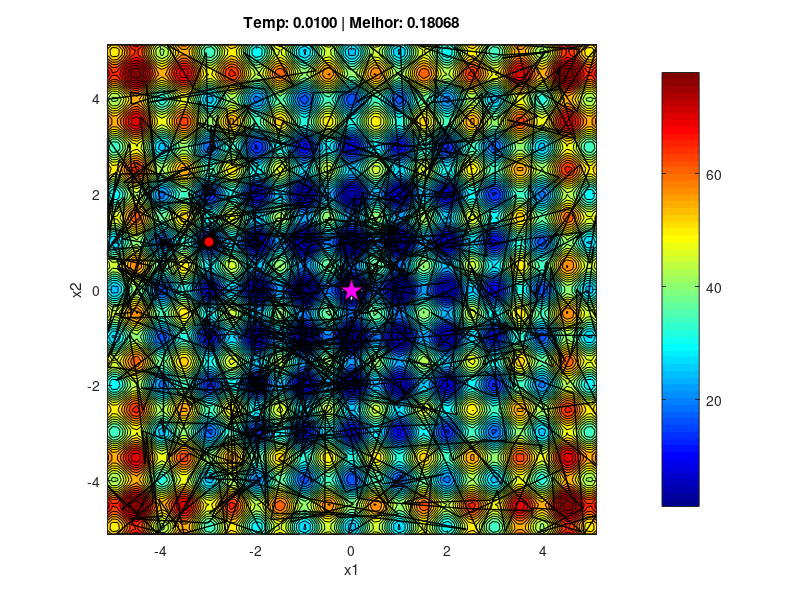
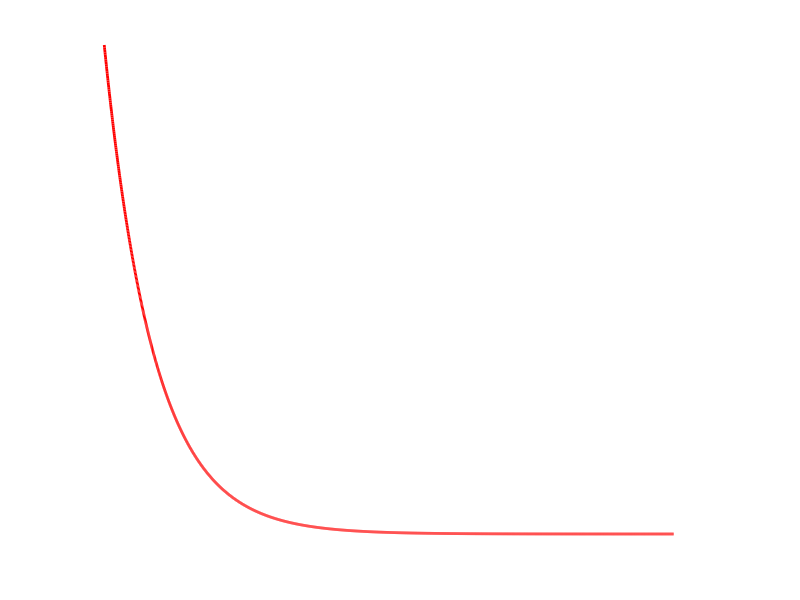
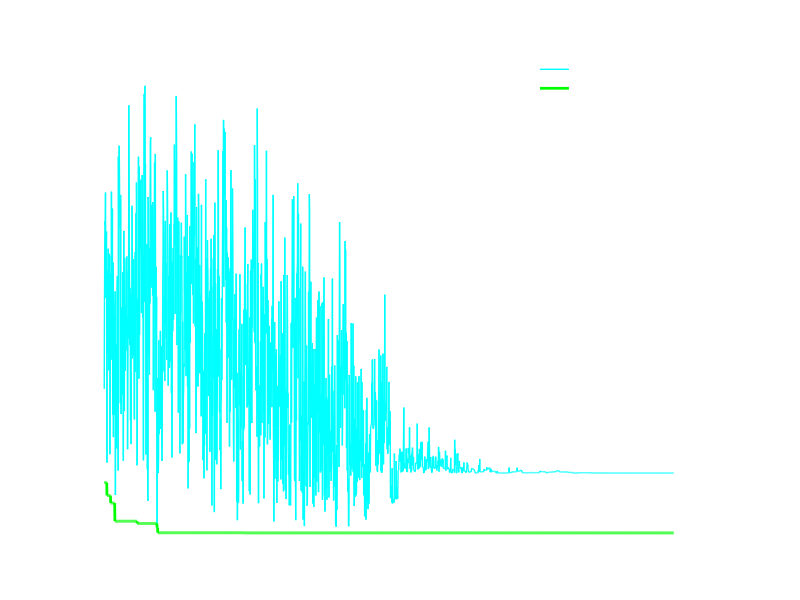

Here is the MATLAB script that generated these plots, in order:
% Visualização 2D do Simulated Annealing + Gráficos de Análise
clear; clc; close all;

% =========================================================================
% --- CONFIGURAÇÕES ---
% =========================================================================
OPCAO_FUNCAO = 2;  % 1 (Schaffer) ou 2 (Rastrigin)
VELOCIDADE = 1;    % 1 = Rápido (Resultado), 2 = Lento (Animação)

% Parâmetros do SA 
T_inicial = 1000;
T_min = 0.01;
alfa = 0.995;      
nRep = 20;
STEP_SIZE = 0.5; 

% Cores Dark Mode
BG_COLOR = [0.1 0.1 0.1]; 
AX_COLOR = [1 1 1]; 

if VELOCIDADE == 1, PAUSE_TIME = 0.001; else, PAUSE_TIME = 0.05; end

if OPCAO_FUNCAO == 1
    nome = 'Função 1 (Schaffer)';
    lim_min = -2.048; lim_max = 2.048;
    fobj = @(x,y) 0.5 + ((sin(sqrt(x.^2+y.^2))).^2-0.5) ./ ((1+0.001.*(x.^2+y.^2)).^2);
    n_cnt = 40;
else
    nome = 'Função 2 (Rastrigin)';
    lim_min = -5.12; lim_max = 5.12;
    fobj = @(x,y) 20 + (x.^2 - 10*cos(2*pi.*x)) + (y.^2 - 10*cos(2*pi.*y));
    n_cnt = 30;
end

fprintf('=== Visualização 2D SA: %s ===\n', nome);

% --- AMBIENTE 2D (ANIMAÇÃO) ---
figure('Name', ['Animação 2D SA - ' nome], 'Position', [50, 100, 700, 600]);
[X, Y] = meshgrid(linspace(lim_min, lim_max, 100));
Z = fobj(X, Y);

contourf(X, Y, Z, n_cnt); colormap jet; colorbar; hold on; 
axis equal; axis([lim_min lim_max lim_min lim_max]);
xlabel('x1'); ylabel('x2'); title([nome ' - Inicialização']);
plot(0, 0, 'w+', 'MarkerSize', 15, 'LineWidth', 2); % Alvo

% Inicialização Simulated Anealing
curr_x = lim_min + (lim_max - lim_min) * rand();
curr_y = lim_min + (lim_max - lim_min) * rand();
curr_fit = fobj(curr_x, curr_y);

best_x = curr_x; best_y = curr_y; best_fit = curr_fit;

% Históricos para gráficos finais
hist_T = [];
hist_best = [];
hist_curr = [];
iteracoes = [];
it_count = 0;

% Elementos Gráficos
h_path = plot(curr_x, curr_y, 'k-', 'LineWidth', 1);
h_curr = plot(curr_x, curr_y, 'ro', 'MarkerFaceColor', 'r', 'MarkerSize', 6);
h_best = plot(best_x, best_y, 'p', 'MarkerSize', 18, 'MarkerFaceColor', 'm', 'MarkerEdgeColor', 'k');

path_x = [curr_x]; path_y = [curr_y];

T = T_inicial;

% LOOP PRINCIPAL 
while T > T_min
    it_count = it_count + 1;
    
    for i = 1:nRep
        % Vizinho 
        nx = curr_x + (rand() - 0.5) * 2 * STEP_SIZE;
        ny = curr_y + (rand() - 0.5) * 2 * STEP_SIZE;
        nx = max(lim_min, min(lim_max, nx));
        ny = max(lim_min, min(lim_max, ny));
        
        nfit = fobj(nx, ny);
        dE = nfit - curr_fit;
        
        accept = false;
        if dE < 0
            accept = true;
            if nfit < best_fit
                best_fit = nfit; best_x = nx; best_y = ny;
                set(h_best, 'XData', best_x, 'YData', best_y);
            end
        else
            p = exp(-dE / T);
            if rand() < p
                accept = true;
            end
        end
        
        if accept
            curr_x = nx; curr_y = ny; curr_fit = nfit;
        end
    end
    
    % Atualizar Caminho Visual
    path_x(end+1) = curr_x; path_y(end+1) = curr_y;
    set(h_path, 'XData', path_x, 'YData', path_y);
    set(h_curr, 'XData', curr_x, 'YData', curr_y);
    
    % Guardar Dados
    hist_T(end+1) = T;
    hist_best(end+1) = best_fit;
    hist_curr(end+1) = curr_fit;
    iteracoes(end+1) = it_count;
    
    title(sprintf('Temp: %.4f | Melhor: %.5f', T, best_fit));
    drawnow;
    pause(PAUSE_TIME);
    
    T = T * alfa;
end

fprintf('SA Concluído. A gerar gráficos...\n');

% =========================================================================
% --- GRÁFICOS DE ANÁLISE ---
% =========================================================================

% FIGURA 1: Temperatura
figure('Name', 'Curva de Temperatura', 'Color', BG_COLOR);
plot(iteracoes, hist_T, 'r-', 'LineWidth', 2);
title('Decaimento da Temperatura', 'Color', AX_COLOR);
xlabel('Ciclos', 'Color', AX_COLOR); ylabel('Temperatura (T)', 'Color', AX_COLOR);
set(gca, 'Color', BG_COLOR, 'XColor', AX_COLOR, 'YColor', AX_COLOR, 'GridColor', AX_COLOR);
grid on;

% FIGURA 2: Dinâmica (Atual vs Melhor)
figure('Name', 'Dinâmica de Convergência', 'Color', BG_COLOR);
plot(iteracoes, hist_curr, 'c-', 'LineWidth', 1, 'DisplayName', 'Solução Atual (Instável)'); hold on;
plot(iteracoes, hist_best, 'g-', 'LineWidth', 2, 'DisplayName', 'Melhor Global');
title('Dinâmica: Aceitação de Erros vs Otimização', 'Color', AX_COLOR);
xlabel('Ciclos', 'Color', AX_COLOR); ylabel('Fitness', 'Color', AX_COLOR);
legend('Location', 'best', 'TextColor', AX_COLOR, 'EdgeColor', AX_COLOR);
set(gca, 'Color', BG_COLOR, 'XColor', AX_COLOR, 'YColor', AX_COLOR, 'GridColor', AX_COLOR);
grid on;